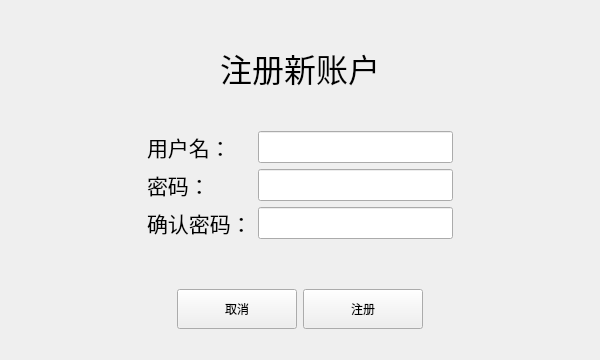
<?xml version="1.0" encoding="UTF-8"?>
<ui version="4.0">
 <class>SignUpView</class>
 <widget class="QWidget" name="SignUpView">
  <property name="geometry">
   <rect>
    <x>0</x>
    <y>0</y>
    <width>600</width>
    <height>360</height>
   </rect>
  </property>
  <property name="windowTitle">
   <string>注册</string>
  </property>
  <layout class="QGridLayout" name="gridLayout">
   <item row="0" column="0">
    <spacer name="verticalSpacer_4">
     <property name="orientation">
      <enum>Qt::Orientation::Vertical</enum>
     </property>
     <property name="sizeHint" stdset="0">
      <size>
       <width>20</width>
       <height>8</height>
      </size>
     </property>
    </spacer>
   </item>
   <item row="1" column="0">
    <widget class="QLabel" name="label_2">
     <property name="sizePolicy">
      <sizepolicy hsizetype="Preferred" vsizetype="Preferred">
       <horstretch>0</horstretch>
       <verstretch>0</verstretch>
      </sizepolicy>
     </property>
     <property name="font">
      <font>
       <pointsize>24</pointsize>
      </font>
     </property>
     <property name="text">
      <string>注册新账户</string>
     </property>
     <property name="alignment">
      <set>Qt::AlignmentFlag::AlignCenter</set>
     </property>
    </widget>
   </item>
   <item row="2" column="0">
    <spacer name="verticalSpacer_5">
     <property name="orientation">
      <enum>Qt::Orientation::Vertical</enum>
     </property>
     <property name="sizeHint" stdset="0">
      <size>
       <width>20</width>
       <height>9</height>
      </size>
     </property>
    </spacer>
   </item>
   <item row="3" column="0">
    <layout class="QHBoxLayout" name="horizontalLayout_5">
     <item>
      <spacer name="horizontalSpacer_3">
       <property name="orientation">
        <enum>Qt::Orientation::Horizontal</enum>
       </property>
       <property name="sizeHint" stdset="0">
        <size>
         <width>10</width>
         <height>20</height>
        </size>
       </property>
      </spacer>
     </item>
     <item>
      <layout class="QVBoxLayout" name="verticalLayout_8">
       <item>
        <layout class="QHBoxLayout" name="horizontalLayout_6">
         <item>
          <layout class="QHBoxLayout" name="horizontalLayout_7">
           <item>
            <layout class="QVBoxLayout" name="verticalLayout_9">
             <item>
              <widget class="QLabel" name="label_7">
               <property name="font">
                <font>
                 <pointsize>16</pointsize>
                </font>
               </property>
               <property name="text">
                <string>用户名：</string>
               </property>
              </widget>
             </item>
             <item>
              <widget class="QLabel" name="label_8">
               <property name="font">
                <font>
                 <pointsize>16</pointsize>
                </font>
               </property>
               <property name="text">
                <string>密码：</string>
               </property>
              </widget>
             </item>
             <item>
              <widget class="QLabel" name="label_9">
               <property name="font">
                <font>
                 <pointsize>16</pointsize>
                </font>
               </property>
               <property name="text">
                <string>确认密码：</string>
               </property>
              </widget>
             </item>
            </layout>
           </item>
           <item>
            <layout class="QVBoxLayout" name="verticalLayout_10">
             <item>
              <widget class="QLineEdit" name="UserName">
               <property name="sizePolicy">
                <sizepolicy hsizetype="Expanding" vsizetype="Preferred">
                 <horstretch>0</horstretch>
                 <verstretch>0</verstretch>
                </sizepolicy>
               </property>
              </widget>
             </item>
             <item>
              <widget class="QLineEdit" name="Password">
               <property name="sizePolicy">
                <sizepolicy hsizetype="Expanding" vsizetype="Preferred">
                 <horstretch>0</horstretch>
                 <verstretch>0</verstretch>
                </sizepolicy>
               </property>
               <property name="echoMode">
                <enum>QLineEdit::EchoMode::Password</enum>
               </property>
              </widget>
             </item>
             <item>
              <widget class="QLineEdit" name="ConfirmPassword">
               <property name="sizePolicy">
                <sizepolicy hsizetype="Expanding" vsizetype="Preferred">
                 <horstretch>0</horstretch>
                 <verstretch>0</verstretch>
                </sizepolicy>
               </property>
               <property name="font">
                <font>
                 <bold>false</bold>
                </font>
               </property>
               <property name="echoMode">
                <enum>QLineEdit::EchoMode::Password</enum>
               </property>
              </widget>
             </item>
            </layout>
           </item>
          </layout>
         </item>
        </layout>
       </item>
       <item>
        <widget class="QLabel" name="ErrorLabel">
         <property name="font">
          <font>
           <pointsize>12</pointsize>
          </font>
         </property>
         <property name="text">
          <string/>
         </property>
        </widget>
       </item>
       <item>
        <spacer name="verticalSpacer_7">
         <property name="orientation">
          <enum>Qt::Orientation::Vertical</enum>
         </property>
         <property name="sizeHint" stdset="0">
          <size>
           <width>20</width>
           <height>20</height>
          </size>
         </property>
        </spacer>
       </item>
       <item>
        <layout class="QHBoxLayout" name="horizontalLayout_8">
         <item>
          <spacer name="horizontalSpacer_7">
           <property name="orientation">
            <enum>Qt::Orientation::Horizontal</enum>
           </property>
           <property name="sizeHint" stdset="0">
            <size>
             <width>30</width>
             <height>20</height>
            </size>
           </property>
          </spacer>
         </item>
         <item>
          <widget class="QPushButton" name="btCancel">
           <property name="sizePolicy">
            <sizepolicy hsizetype="Minimum" vsizetype="Minimum">
             <horstretch>0</horstretch>
             <verstretch>0</verstretch>
            </sizepolicy>
           </property>
           <property name="minimumSize">
            <size>
             <width>120</width>
             <height>40</height>
            </size>
           </property>
           <property name="text">
            <string>取消</string>
           </property>
          </widget>
         </item>
         <item>
          <widget class="QPushButton" name="btSignUp">
           <property name="enabled">
            <bool>true</bool>
           </property>
           <property name="sizePolicy">
            <sizepolicy hsizetype="Minimum" vsizetype="Minimum">
             <horstretch>0</horstretch>
             <verstretch>0</verstretch>
            </sizepolicy>
           </property>
           <property name="minimumSize">
            <size>
             <width>120</width>
             <height>40</height>
            </size>
           </property>
           <property name="text">
            <string>注册</string>
           </property>
          </widget>
         </item>
         <item>
          <spacer name="horizontalSpacer_8">
           <property name="orientation">
            <enum>Qt::Orientation::Horizontal</enum>
           </property>
           <property name="sizeHint" stdset="0">
            <size>
             <width>30</width>
             <height>20</height>
            </size>
           </property>
          </spacer>
         </item>
        </layout>
       </item>
       <item>
        <spacer name="verticalSpacer_8">
         <property name="orientation">
          <enum>Qt::Orientation::Vertical</enum>
         </property>
         <property name="sizeHint" stdset="0">
          <size>
           <width>20</width>
           <height>20</height>
          </size>
         </property>
        </spacer>
       </item>
      </layout>
     </item>
     <item>
      <spacer name="horizontalSpacer_4">
       <property name="orientation">
        <enum>Qt::Orientation::Horizontal</enum>
       </property>
       <property name="sizeHint" stdset="0">
        <size>
         <width>10</width>
         <height>20</height>
        </size>
       </property>
      </spacer>
     </item>
    </layout>
   </item>
  </layout>
 </widget>
 <resources/>
 <connections/>
</ui>
